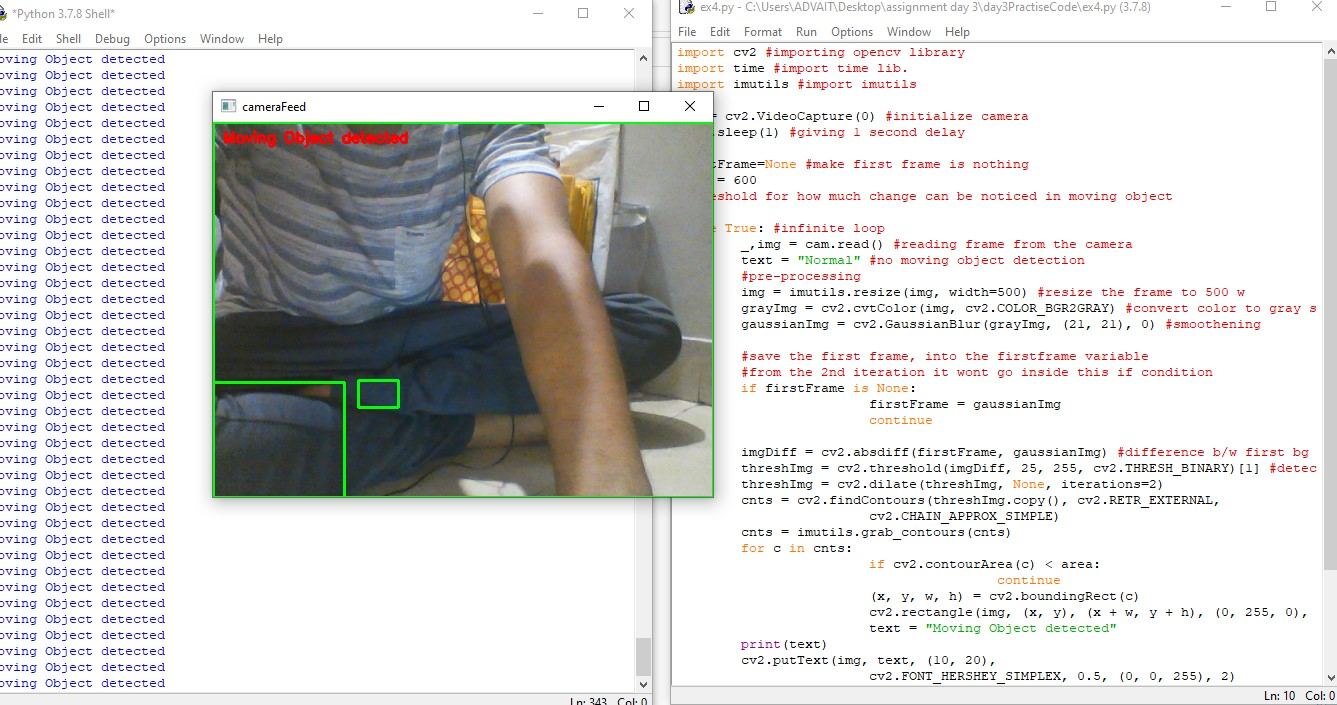
#> input picture Detection image .jpg, 1337 x 705 px, given in place of the camera
$ python 'Object  detection.py'
#> lines starting #> are read from the running program, lines starting #| are printed output that depends on the picture
import cv2 #importing opencv library
import time #import time lib.
import imutils #import imutils

cam = cv2.VideoCapture(0) #initialize camera
time.sleep(1) #giving 1 second delay

firstFrame=None #make first frame is nothing
area = 50
#threshold for how much change can be noticed in moving object

while True: #infinite loop
	_,img = cam.read() #reading frame from the camera
#> img is the input picture: shape (705, 1337, 3); mean B, G, R 213.3, 213.7, 214.6
	text = "Normal" #no moving object detection
	#pre-processing
	img = imutils.resize(img, width=500) #resize the frame to 500 w
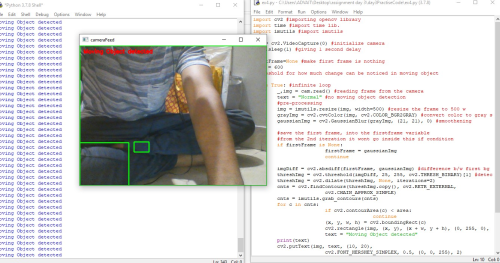
#> img: shape (263, 500, 3); mean B, G, R 213.3, 213.7, 214.6
	grayImg = cv2.cvtColor(img, cv2.COLOR_BGR2GRAY) #convert color to gray scale image
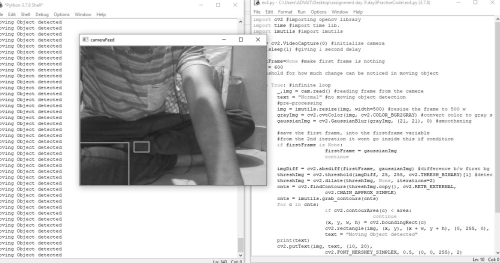
#> grayImg: shape (263, 500); min 28, max 255, mean 213.9
	gaussianImg = cv2.GaussianBlur(grayImg, (21, 21), 0) #smoothening
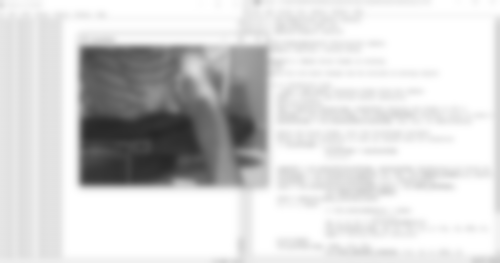
#> gaussianImg: shape (263, 500); min 38, max 255, mean 214

	#save the first frame, into the firstframe variable
	#from the 2nd iteration it wont go inside this if condition
	if firstFrame is None:
			firstFrame = gaussianImg
			continue

	imgDiff = cv2.absdiff(firstFrame, gaussianImg) #difference b/w first bg frame with current frame
	threshImg = cv2.threshold(imgDiff, 25, 255, cv2.THRESH_BINARY)[1] #detected region will be converted into binary
	threshImg = cv2.dilate(threshImg, None, iterations=2)
	cnts = cv2.findContours(threshImg.copy(), cv2.RETR_EXTERNAL,
			cv2.CHAIN_APPROX_SIMPLE)
	cnts = imutils.grab_contours(cnts)
	for c in cnts:
			if cv2.contourArea(c) < area:
					continue
			(x, y, w, h) = cv2.boundingRect(c)
			cv2.rectangle(img, (x, y), (x + w, y + h), (0, 200, 0), 2)
			text = "Moving Object detected"
	print(text)
	cv2.putText(img, text, (10, 20),
			cv2.FONT_HERSHEY_SIMPLEX, 0.5, (0, 0, 200), 2)
	cv2.imshow("cameraFeed",img)
	key = cv2.waitKey(1) & 0xFF
	if key == ord("q"):
		break

cam.release()
cv2.destroyAllWindows()
